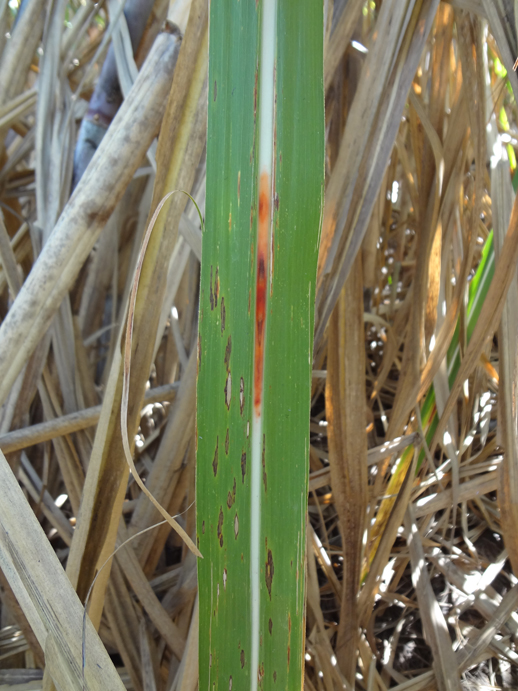
#> input picture imgs/doentes/3.jpg, 518 x 691 px
$ jupyter execute classificacao_Imagens.ipynb   (shell and % lines are left out)
#> lines starting #> are read from the running program, lines starting #| are printed output that depends on the picture
# Recordando a tarefa de classificação

[cell 1]
from sklearn.model_selection import train_test_split
from sklearn.datasets import load_iris

import pandas as pd

iris = load_iris()
X = pd.DataFrame(iris.data) #dados de entrada
y = pd.DataFrame(iris.target) #classes possíveis


Entrada_treino, Entrada_teste, saidas_esperadas_treino, saidas_esperadas_teste = train_test_split(X, y,
    test_size=0.2, shuffle = True, random_state = 42)


print("Conjunto de treinamento: {}".format(Entrada_treino.shape))
print("Conjunto reservado para testar: {}".format(Entrada_teste.shape))
print("Saídas esperadas no treinamento: {}".format(saidas_esperadas_treino.shape))
print("Saídas esperadas na fase de teste: {}".format(saidas_esperadas_teste.shape))

# Recordando como se carrega uma imagem na memória via python

[cell 2]
import matplotlib.pyplot as plt
from skimage.io import imread
import numpy as np


figure, axis = plt.subplots()
#imagem = imread('girassol.jpg')
imagem = imread('../imgs/doentes/3.jpg')
#> imagem is the input picture: shape (691, 518, 3); mean R, G, B 122.2, 121.5, 93.6
axis.imshow(imagem)

#  Detalhando a imagem

[cell 3]
print('Um pixel: ',imagem[0][0]) #um pixel
#| Um pixel:  [148 165 159]
print('Um pixel: ',imagem.shape) #um pixel
#| Um pixel:  (691, 518, 3)

# É preciso, então deixar o conjunto de dados que temos em um padrão como aquele que vimos com o dataset iris, acima

[cell 4]

img = list(np.asarray(imagem).reshape(-1))
#> img = 1073814 items
img

# Agora sim.... um classificador inteligente pode ser construído e treinado para reconhecer girassóis

[cell 5]
from sklearn.tree import DecisionTreeClassifier


arvore = DecisionTreeClassifier(random_state=0)
arvore.fit([img],[1]) #treinamento
# no treinamento, o y é inserido com o valor 1 para indicar que a planta é um girassol

# E predizer...

[cell 6]
arvore.predict([img])
#> Out = [1]

#1 é um girassól

# Passo 2:

Neste momento, já conseguimos treinar nosso modelo em árvore para lidar com dados de uma imagem e treinar para reconhecer um girassól.

Mas existem vários fatores que devemos considerar:
* O conjunto de imagens de girassóis é suficiente para garantir que o modelo aprendeu?
* Será que o modelo não se confunde com outra imagem?

#  Vamos, então, treinar o modelo com 2 tipos de flores agora...
## girassól e rosa

* Mas note que as imagens que pegamos não são de mesma resolução.

[cell 7]
figure, axis = plt.subplots()
imagem2 = imread('../imgs/saudaveis/cana1.jpg')
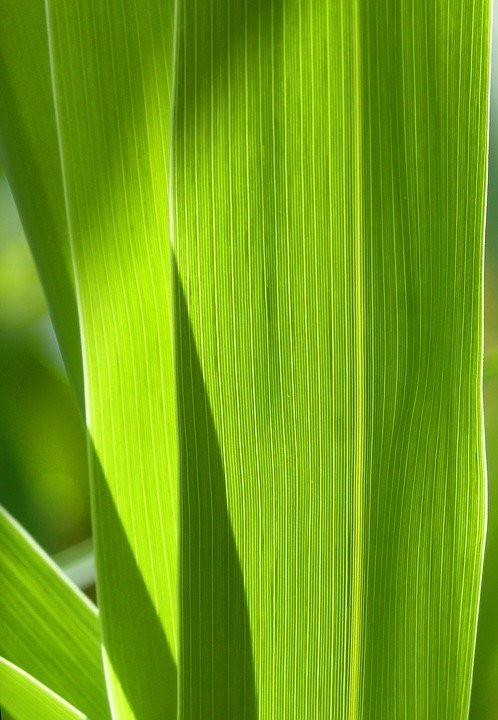
#> input picture imgs/saudaveis/cana1.jpg, 498 x 720 px
#> imagem2 is the input picture: shape (720, 498, 3); mean R, G, B 112.2, 161.2, 17.4
axis.imshow(imagem2)

print('Imagem 1: ',imagem.shape) #um pixel
#| Imagem 1:  (691, 518, 3)
print('Imagem 2: ',imagem2.shape) #um pixel
#| Imagem 2:  (720, 498, 3)

#img2 = imagem.reshape(-1,2) #-1 indica que a quantidade de linhas não importa.
img2 = list(np.asarray(imagem2).reshape(-1))
#> img2 = 1075680 items

axis.imshow(imagem2)
plt.show()
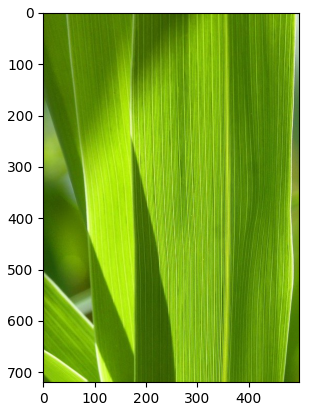
#> figure drawn by matplotlib, 1 panel

#dadosTreinamento = np.concatenate((img, img2), axis=1)
#dadosTreinamento.shape

Vamos redimensionar as imagens para que tenham exatamente o mesmo tamanho e não causem problemas

- Para isso, vamos usar nossa velha conhecida, a Open CV

[cell 8]
import cv2
imagem = cv2.resize(imagem, (600, 400))
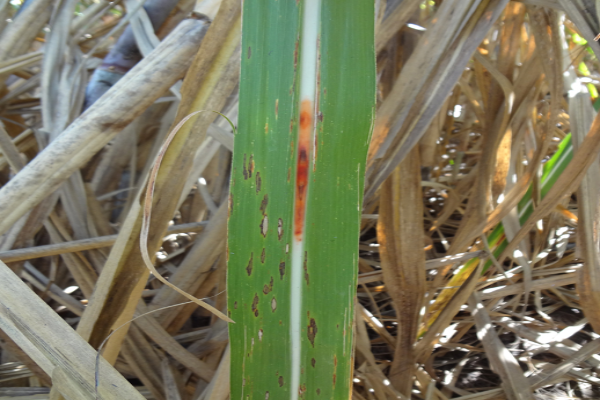
#> imagem: shape (400, 600, 3); mean R, G, B 122.1, 121.4, 93.5
imagem2 = cv2.resize(imagem2, (600, 400))
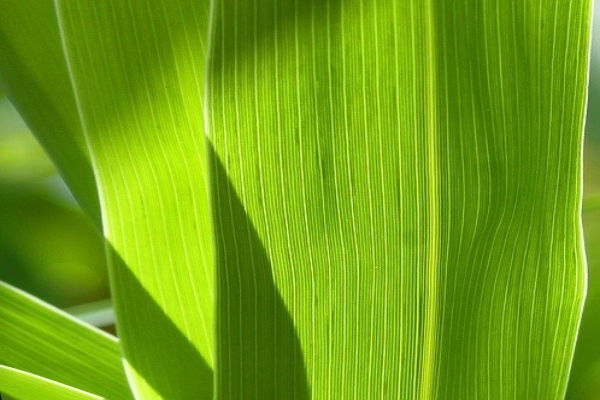
#> imagem2: shape (400, 600, 3); mean R, G, B 112.1, 161.1, 17.3


print('Imagem 1: ',imagem.shape) #um pixel
#| Imagem 1:  (400, 600, 3)
print('Imagem 2: ',imagem2.shape) #um pixel
#| Imagem 2:  (400, 600, 3)


figure, axis = plt.subplots()
axis.imshow(imagem)
plt.show()

# Agora sim, podemos ter uma base de dados com os valores dos pixels de 2 imagens e teremos 2 saídas:
* 1: Quando a imagem é um girassol
* 2: Quando a imagem é uma rosa

[cell 9]
flores = [[]]
img = list(np.asarray(imagem).reshape(-1))
#> img = 720000 items
img2 = list(np.asarray(imagem2).reshape(-1))
#> img2 = 720000 items


saidas_esperadas = [1,2,1,1] #1 é girassol e 2 é rosa

flores =np.array((img, img2,img,img))
flores

Treinamento da nossa árvore, agora com 2 imagens:

[cell 10]
arvore = DecisionTreeClassifier(random_state=0)
arvore.fit(flores,saidas_esperadas) #treinamento

E, por fim, a predição...

[cell 11]
arvore.predict([img2])
#> Out = [2]

#  E se a gente testar esse classificador com uma imagem que nunca foi utilizada para treinamento???

[cell 12]
imagem_teste = imread('rosa2.jpg')
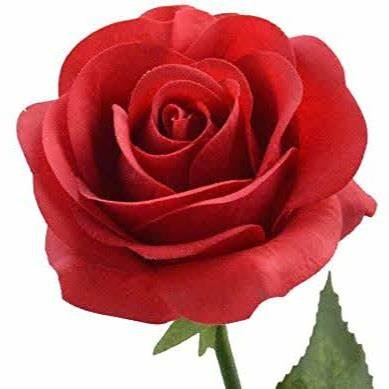
#> input picture Classificação_Rafael/rosa2.jpg, 389 x 389 px
#> imagem_teste is the input picture: shape (389, 389, 3); mean R, G, B 194.1, 117.7, 118.9
figure, axis = plt.subplots()
axis.imshow(imagem_teste)

[cell 13]
imagem_teste = cv2.resize(imagem_teste, (400, 600))
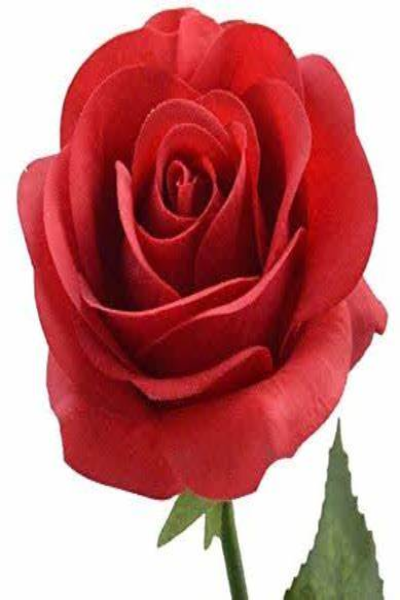
#> imagem_teste: shape (600, 400, 3); mean R, G, B 194, 117.6, 118.8
img_teste = list(np.asarray(imagem_teste).reshape(-1))
#> img_teste = 720000 items
#img_teste

[cell 14]
arvore.predict([img_teste])
#> Out = [2]
